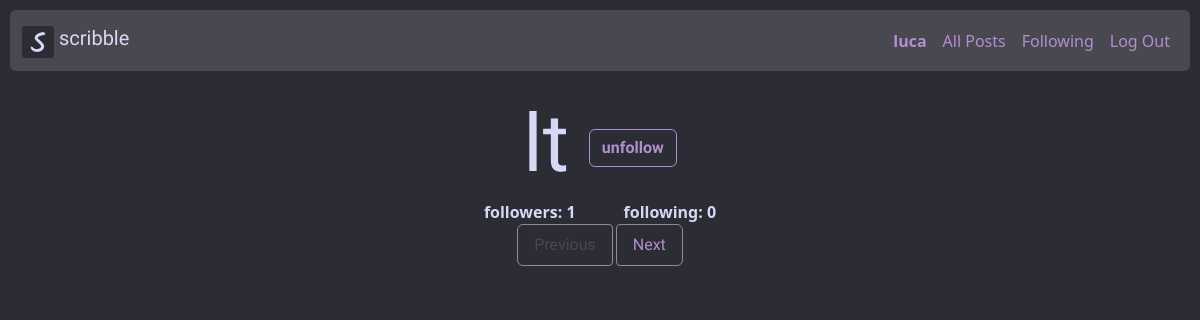
Before: /profile/2 (signed in) with the older database file.
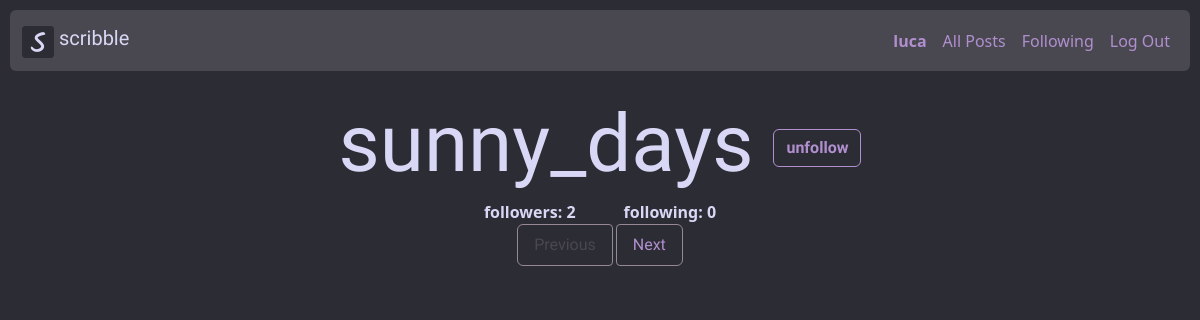
After: the same page with the newer database file.
### network/models.py (models this page shows)
class User(AbstractUser):
    pass

### network/views.py (the view)
# urls.py: path("profile/<int:owner_id>", views.profile, name="profile"),
def profile(request, owner_id):
    owner_name = User.objects.get(pk=owner_id)
    user_posts = Post.objects.filter(owner=owner_id)
    user_posts = user_posts.order_by('-time')
    followers = Follow.objects.filter(following=owner_id).count()
    following = Follow.objects.filter(follower=owner_id).count()
    try:
        follower_user = request.user.id  # User's ID from authentication
        follower_user_obj = User.objects.get(id=follower_user)
        existing_follow = Follow.objects.filter(follower=follower_user_obj, following=owner_name).first()
    except User.DoesNotExist:
        existing_follow = False
    return render(request, "network/profile.html", {
        "owner_id": owner_id,
        "owner_name": owner_name,
        "followers": followers,
        "following": following,
        "user_posts": user_posts,
        "follow_exists": existing_follow
        })

### network/templates/network/profile.html (shortened to what this page needs)
{% extends "network/layout.html" %}
{% block body %}
<div class="flex-container">
    <div class="margin-for-flex">
        <h1 class="scrib-font">{{ owner_name }}</h1>
    </div>
    <div class="margin-for-flex">
        {% if user.is_authenticated %}
        <form method="post" action="#">
            <button id="{{ owner_id }}" type="submit" value="follow" class="btn scrib-font follow-btn {% if follow_exists %}btn-outline-primary{% else %}btn-primary{% endif %}">
                {% if follow_exists %}unfollow{% else %}follow{% endif %}
            </button>
        </form>
        {% endif %}
    </div>
</div>
<div class="ms-5 flex-container">
    <span id="followers" class="me-5"><strong>followers: {{ followers }} </strong></span><span id="following" class="me-5"><strong>following: {{ following }} </strong></span>
</div>
{% if user.is_authenticated %}
<nav aria-label="...">
    <ul class="pagination">
        <li class="page-item disabled" id="prev-page">
            <a class="page-link" href="#" id="prev-link">Previous</a>
        </li>
        <li class="page-item" id="next-page">
            <a class="page-link" href="#" id="next-link">Next</a>
        </li>
    </ul>
</nav>
{% endif %}
{% endblock %}

### network/templates/network/layout.html (shortened to what this page needs)
{% load static %}
<!DOCTYPE html>
<html lang="en">
    <head>
        <link href="https://cdn.jsdelivr.net/npm/bootstrap@5.3.1/dist/css/bootstrap.min.css" rel="stylesheet">
        <link href="{% static 'network/styles.css' %}" rel="stylesheet">
    </head>
    <body>
        <nav class="rounded navbar navbar-my-cols navbar-expand-sm">
            <div class="container-fluid">
                <a class="navbar-brand" href="{% url 'index' %}">
                    <img src="{% static 'favicon/favicon-32x32.png' %}" alt="scribble_logo" width="32" height="32" class="d-inline-block align-text-top">
                    scribble
                </a>
                <ul class="navbar-nav">
                    {% if user.is_authenticated %}
                    <li class="nav-item">
                        <a class="nav-link" href="{% url 'profile' user.id %}"><strong>{{ user.username }}</strong></a>
                    </li>
                    <li class="nav-item">
                        <a class="nav-link" href="{% url 'index' %}">All Posts</a>
                    </li>
                    <li class="nav-item">
                        <a class="nav-link" href="{% url 'following' %}">Following</a>
                    </li>
                    <li class="nav-item">
                        <a class="nav-link" href="{% url 'logout' %}">Log Out</a>
                    </li>
                    {% endif %}
                </ul>
            </div>
        </nav>
        <div class="body">
            {% block body %}
            {% endblock %}
        </div>
    </body>
</html>

### network/static/network/styles.css (style rules this page uses)
:root { --lavender-web: #d8d8f6ff; --african-violet: #b18fcfff; --rose-quartz: #978897ff; --davys-gray: #494850ff; --raisin-black: #2c2c34ff; }
body { background-color: var(--raisin-black); margin: 10px; color: var(--lavender-web); }
.navbar-my-cols { background-color: var(--davys-gray); }
.scrib-font { font-family: 'Kalam', cursive; }
.navbar-brand { font-family: 'Kalam', cursive; color: var(--lavender-web); }
.nav-link { color: var(--african-violet); }
.btn-outline-primary { background-color: var(--raisin-black); border-color: var(--african-violet); color: var(--african-violet); font-weight: bold; }
h1 { font-size: 80px; }
.flex-container { display: flex; flex-direction: row; align-items: center; justify-content: center; }
.margin-for-flex { margin-top: 25px; margin-right: 10px; margin-left: 10px; }
.pagination { display: flex; justify-content: center; padding-left: 0; list-style: none; border-radius: 0.25rem; }
.page-item { margin: 0 2px; }
.page-link { border: 1px solid var(--rose-quartz); border-radius: 0.25rem; padding: 0.5em 1em; font-family: 'Kalam', cursive; color: var(--african-violet); background-color: transparent; transition: background-color 0.3s, color 0.3s; }
.page-item.disabled .page-link { color: var(--davys-gray); pointer-events: none; background-color: transparent; border-color: var(--rose-quartz); }

Changed rows visible on the page:
changed User: username "lt" → "sunny_days"
Other visible differences:
{{ followers }}: "1" → "2"
